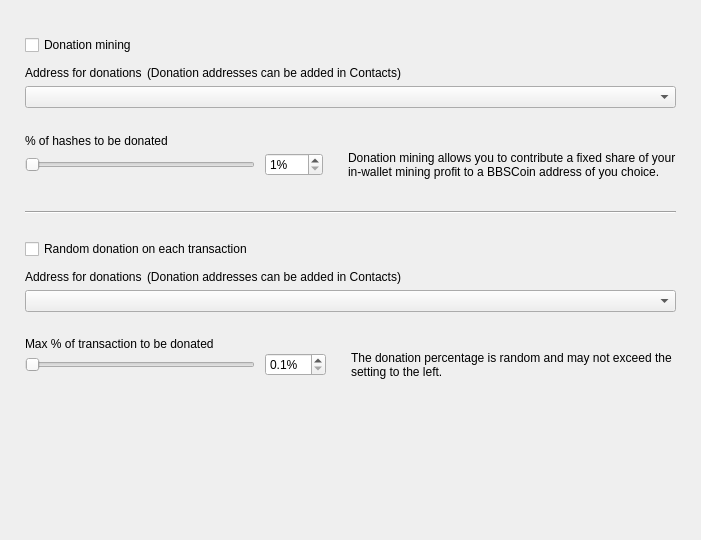
<?xml version="1.0" encoding="UTF-8"?>
<ui version="4.0">
 <class>DonationOptionsFrame</class>
 <widget class="QFrame" name="DonationOptionsFrame">
  <property name="geometry">
   <rect>
    <x>0</x>
    <y>0</y>
    <width>701</width>
    <height>540</height>
   </rect>
  </property>
  <property name="windowTitle">
   <string>Frame</string>
  </property>
  <property name="frameShape">
   <enum>QFrame::NoFrame</enum>
  </property>
  <property name="frameShadow">
   <enum>QFrame::Raised</enum>
  </property>
  <layout class="QVBoxLayout" name="verticalLayout">
   <property name="spacing">
    <number>10</number>
   </property>
   <property name="leftMargin">
    <number>25</number>
   </property>
   <property name="topMargin">
    <number>35</number>
   </property>
   <property name="rightMargin">
    <number>25</number>
   </property>
   <property name="bottomMargin">
    <number>0</number>
   </property>
   <item>
    <widget class="QCheckBox" name="m_enableDonationMiningCheck">
     <property name="text">
      <string>Donation mining</string>
     </property>
    </widget>
   </item>
   <item>
    <widget class="QFrame" name="m_donationMiningFrame">
     <property name="frameShape">
      <enum>QFrame::NoFrame</enum>
     </property>
     <property name="frameShadow">
      <enum>QFrame::Raised</enum>
     </property>
     <layout class="QGridLayout" name="gridLayout" columnstretch="1,0,0,1">
      <property name="leftMargin">
       <number>0</number>
      </property>
      <property name="topMargin">
       <number>0</number>
      </property>
      <property name="rightMargin">
       <number>0</number>
      </property>
      <property name="bottomMargin">
       <number>0</number>
      </property>
      <property name="horizontalSpacing">
       <number>10</number>
      </property>
      <property name="verticalSpacing">
       <number>0</number>
      </property>
      <item row="2" column="0" colspan="4">
       <widget class="QComboBox" name="m_donationMiningAddressCombo"/>
      </item>
      <item row="3" column="0" colspan="4">
       <spacer name="verticalSpacer_2">
        <property name="orientation">
         <enum>Qt::Vertical</enum>
        </property>
        <property name="sizeType">
         <enum>QSizePolicy::Fixed</enum>
        </property>
        <property name="sizeHint" stdset="0">
         <size>
          <width>20</width>
          <height>25</height>
         </size>
        </property>
       </spacer>
      </item>
      <item row="4" column="0" colspan="4">
       <widget class="WalletGui::WalletNormalBlackTextLabel" name="label_2">
        <property name="minimumSize">
         <size>
          <width>0</width>
          <height>16</height>
         </size>
        </property>
        <property name="text">
         <string>% of hashes to be donated</string>
        </property>
        <property name="indent">
         <number>0</number>
        </property>
       </widget>
      </item>
      <item row="5" column="1">
       <widget class="QSpinBox" name="m_donationMiningAmountSpin">
        <property name="suffix">
         <string>%</string>
        </property>
        <property name="minimum">
         <number>1</number>
        </property>
        <property name="maximum">
         <number>100</number>
        </property>
       </widget>
      </item>
      <item row="5" column="0">
       <widget class="QSlider" name="m_donationMiningAmountSlider">
        <property name="maximumSize">
         <size>
          <width>230</width>
          <height>16777215</height>
         </size>
        </property>
        <property name="minimum">
         <number>1</number>
        </property>
        <property name="maximum">
         <number>100</number>
        </property>
        <property name="orientation">
         <enum>Qt::Horizontal</enum>
        </property>
       </widget>
      </item>
      <item row="5" column="2">
       <spacer name="horizontalSpacer">
        <property name="orientation">
         <enum>Qt::Horizontal</enum>
        </property>
        <property name="sizeType">
         <enum>QSizePolicy::Fixed</enum>
        </property>
        <property name="sizeHint" stdset="0">
         <size>
          <width>5</width>
          <height>20</height>
         </size>
        </property>
       </spacer>
      </item>
      <item row="5" column="3" alignment="Qt::AlignVCenter">
       <widget class="WalletGui::WalletSmallGrayTextLabel" name="m_donationMiningCommentLabel">
        <property name="minimumSize">
         <size>
          <width>0</width>
          <height>32</height>
         </size>
        </property>
        <property name="text">
         <string>Donation mining allows you to contribute a fixed share of your in-wallet mining profit to a BBSCoin address of you choice.</string>
        </property>
        <property name="wordWrap">
         <bool>true</bool>
        </property>
        <property name="indent">
         <number>0</number>
        </property>
       </widget>
      </item>
      <item row="1" column="0" colspan="4">
       <spacer name="verticalSpacer_6">
        <property name="orientation">
         <enum>Qt::Vertical</enum>
        </property>
        <property name="sizeType">
         <enum>QSizePolicy::Fixed</enum>
        </property>
        <property name="sizeHint" stdset="0">
         <size>
          <width>20</width>
          <height>5</height>
         </size>
        </property>
       </spacer>
      </item>
      <item row="0" column="0" colspan="4">
       <layout class="QHBoxLayout" name="horizontalLayout" stretch="0,1">
        <property name="spacing">
         <number>5</number>
        </property>
        <property name="leftMargin">
         <number>0</number>
        </property>
        <item>
         <widget class="WalletGui::WalletNormalBlackTextLabel" name="label">
          <property name="minimumSize">
           <size>
            <width>0</width>
            <height>16</height>
           </size>
          </property>
          <property name="text">
           <string>Address for donations</string>
          </property>
          <property name="indent">
           <number>0</number>
          </property>
         </widget>
        </item>
        <item>
         <widget class="WalletGui::WalletSmallGrayTextLabel" name="label_5">
          <property name="text">
           <string>(Donation addresses can be added in Contacts)</string>
          </property>
         </widget>
        </item>
       </layout>
      </item>
     </layout>
    </widget>
   </item>
   <item>
    <spacer name="verticalSpacer_3">
     <property name="orientation">
      <enum>Qt::Vertical</enum>
     </property>
     <property name="sizeType">
      <enum>QSizePolicy::Fixed</enum>
     </property>
     <property name="sizeHint" stdset="0">
      <size>
       <width>20</width>
       <height>20</height>
      </size>
     </property>
    </spacer>
   </item>
   <item>
    <widget class="Line" name="line">
     <property name="frameShadow">
      <enum>QFrame::Sunken</enum>
     </property>
     <property name="orientation">
      <enum>Qt::Horizontal</enum>
     </property>
    </widget>
   </item>
   <item>
    <spacer name="verticalSpacer_4">
     <property name="orientation">
      <enum>Qt::Vertical</enum>
     </property>
     <property name="sizeType">
      <enum>QSizePolicy::Fixed</enum>
     </property>
     <property name="sizeHint" stdset="0">
      <size>
       <width>20</width>
       <height>15</height>
      </size>
     </property>
    </spacer>
   </item>
   <item>
    <widget class="QCheckBox" name="m_enableDonationChangeCheck">
     <property name="text">
      <string>Random donation on each transaction</string>
     </property>
    </widget>
   </item>
   <item>
    <widget class="QFrame" name="m_donationChangeFrame">
     <property name="frameShape">
      <enum>QFrame::NoFrame</enum>
     </property>
     <property name="frameShadow">
      <enum>QFrame::Raised</enum>
     </property>
     <layout class="QGridLayout" name="gridLayout_2" columnstretch="1,0,0,1">
      <property name="leftMargin">
       <number>0</number>
      </property>
      <property name="topMargin">
       <number>0</number>
      </property>
      <property name="rightMargin">
       <number>0</number>
      </property>
      <property name="bottomMargin">
       <number>0</number>
      </property>
      <property name="horizontalSpacing">
       <number>10</number>
      </property>
      <property name="verticalSpacing">
       <number>0</number>
      </property>
      <item row="3" column="0" colspan="4">
       <spacer name="verticalSpacer_5">
        <property name="orientation">
         <enum>Qt::Vertical</enum>
        </property>
        <property name="sizeType">
         <enum>QSizePolicy::Fixed</enum>
        </property>
        <property name="sizeHint" stdset="0">
         <size>
          <width>20</width>
          <height>25</height>
         </size>
        </property>
       </spacer>
      </item>
      <item row="4" column="0" colspan="4">
       <widget class="WalletGui::WalletNormalBlackTextLabel" name="label_3">
        <property name="text">
         <string>Max % of transaction to be donated</string>
        </property>
        <property name="indent">
         <number>0</number>
        </property>
       </widget>
      </item>
      <item row="5" column="0">
       <widget class="QSlider" name="m_donationChangeAmountSlider">
        <property name="maximumSize">
         <size>
          <width>230</width>
          <height>16777215</height>
         </size>
        </property>
        <property name="minimum">
         <number>1</number>
        </property>
        <property name="maximum">
         <number>100</number>
        </property>
        <property name="orientation">
         <enum>Qt::Horizontal</enum>
        </property>
       </widget>
      </item>
      <item row="2" column="0" colspan="4">
       <widget class="QComboBox" name="m_donationChangeAddressCombo"/>
      </item>
      <item row="5" column="3" alignment="Qt::AlignVCenter">
       <widget class="WalletGui::WalletSmallGrayTextLabel" name="m_donationChangeCommentLabel">
        <property name="text">
         <string>The donation percentage is random and may not exceed the setting to the left.</string>
        </property>
        <property name="wordWrap">
         <bool>true</bool>
        </property>
        <property name="indent">
         <number>0</number>
        </property>
       </widget>
      </item>
      <item row="5" column="1">
       <widget class="QDoubleSpinBox" name="m_donationChangeAmountSpin">
        <property name="suffix">
         <string>%</string>
        </property>
        <property name="decimals">
         <number>1</number>
        </property>
        <property name="minimum">
         <double>0.100000000000000</double>
        </property>
        <property name="maximum">
         <double>10.000000000000000</double>
        </property>
        <property name="singleStep">
         <double>0.100000000000000</double>
        </property>
       </widget>
      </item>
      <item row="5" column="2">
       <spacer name="horizontalSpacer_2">
        <property name="orientation">
         <enum>Qt::Horizontal</enum>
        </property>
        <property name="sizeType">
         <enum>QSizePolicy::Fixed</enum>
        </property>
        <property name="sizeHint" stdset="0">
         <size>
          <width>5</width>
          <height>20</height>
         </size>
        </property>
       </spacer>
      </item>
      <item row="1" column="0" colspan="4">
       <spacer name="verticalSpacer_7">
        <property name="orientation">
         <enum>Qt::Vertical</enum>
        </property>
        <property name="sizeType">
         <enum>QSizePolicy::Fixed</enum>
        </property>
        <property name="sizeHint" stdset="0">
         <size>
          <width>20</width>
          <height>5</height>
         </size>
        </property>
       </spacer>
      </item>
      <item row="0" column="0" colspan="4">
       <layout class="QHBoxLayout" name="horizontalLayout_2" stretch="0,1">
        <property name="spacing">
         <number>5</number>
        </property>
        <property name="leftMargin">
         <number>0</number>
        </property>
        <item>
         <widget class="WalletGui::WalletNormalBlackTextLabel" name="label_4">
          <property name="minimumSize">
           <size>
            <width>0</width>
            <height>16</height>
           </size>
          </property>
          <property name="text">
           <string>Address for donations</string>
          </property>
          <property name="indent">
           <number>0</number>
          </property>
         </widget>
        </item>
        <item>
         <widget class="WalletGui::WalletSmallGrayTextLabel" name="label_6">
          <property name="text">
           <string>(Donation addresses can be added in Contacts)</string>
          </property>
         </widget>
        </item>
       </layout>
      </item>
     </layout>
    </widget>
   </item>
   <item>
    <spacer name="verticalSpacer">
     <property name="orientation">
      <enum>Qt::Vertical</enum>
     </property>
     <property name="sizeType">
      <enum>QSizePolicy::Expanding</enum>
     </property>
     <property name="sizeHint" stdset="0">
      <size>
       <width>20</width>
       <height>10</height>
      </size>
     </property>
    </spacer>
   </item>
  </layout>
 </widget>
 <customwidgets>
  <customwidget>
   <class>WalletGui::WalletSmallGrayTextLabel</class>
   <extends>QLabel</extends>
   <header>Gui/Common/WalletTextLabel.h</header>
  </customwidget>
  <customwidget>
   <class>WalletGui::WalletNormalBlackTextLabel</class>
   <extends>QLabel</extends>
   <header>Gui/Common/WalletTextLabel.h</header>
  </customwidget>
 </customwidgets>
 <resources/>
 <connections>
  <connection>
   <sender>m_enableDonationMiningCheck</sender>
   <signal>toggled(bool)</signal>
   <receiver>m_donationMiningFrame</receiver>
   <slot>setEnabled(bool)</slot>
   <hints>
    <hint type="sourcelabel">
     <x>353</x>
     <y>41</y>
    </hint>
    <hint type="destinationlabel">
     <x>350</x>
     <y>115</y>
    </hint>
   </hints>
  </connection>
  <connection>
   <sender>m_donationMiningAmountSlider</sender>
   <signal>valueChanged(int)</signal>
   <receiver>DonationOptionsFrame</receiver>
   <slot>donationMiningAmountChanged(int)</slot>
   <hints>
    <hint type="sourcelabel">
     <x>187</x>
     <y>155</y>
    </hint>
    <hint type="destinationlabel">
     <x>350</x>
     <y>269</y>
    </hint>
   </hints>
  </connection>
  <connection>
   <sender>m_donationMiningAmountSpin</sender>
   <signal>valueChanged(int)</signal>
   <receiver>DonationOptionsFrame</receiver>
   <slot>donationMiningAmountChanged(int)</slot>
   <hints>
    <hint type="sourcelabel">
     <x>391</x>
     <y>155</y>
    </hint>
    <hint type="destinationlabel">
     <x>350</x>
     <y>269</y>
    </hint>
   </hints>
  </connection>
  <connection>
   <sender>m_enableDonationChangeCheck</sender>
   <signal>toggled(bool)</signal>
   <receiver>m_donationChangeFrame</receiver>
   <slot>setEnabled(bool)</slot>
   <hints>
    <hint type="sourcelabel">
     <x>353</x>
     <y>237</y>
    </hint>
    <hint type="destinationlabel">
     <x>350</x>
     <y>328</y>
    </hint>
   </hints>
  </connection>
  <connection>
   <sender>m_donationChangeAmountSlider</sender>
   <signal>valueChanged(int)</signal>
   <receiver>DonationOptionsFrame</receiver>
   <slot>donationChangeAmountChanged(int)</slot>
   <hints>
    <hint type="sourcelabel">
     <x>187</x>
     <y>385</y>
    </hint>
    <hint type="destinationlabel">
     <x>350</x>
     <y>269</y>
    </hint>
   </hints>
  </connection>
  <connection>
   <sender>m_donationChangeAmountSpin</sender>
   <signal>valueChanged(double)</signal>
   <receiver>DonationOptionsFrame</receiver>
   <slot>donationChangeAmountChanged(double)</slot>
   <hints>
    <hint type="sourcelabel">
     <x>433</x>
     <y>353</y>
    </hint>
    <hint type="destinationlabel">
     <x>350</x>
     <y>269</y>
    </hint>
   </hints>
  </connection>
 </connections>
 <slots>
  <slot>donationMiningAmountChanged(int)</slot>
  <slot>donationChangeAmountChanged(int)</slot>
  <slot>donationChangeAmountChanged(double)</slot>
 </slots>
</ui>
